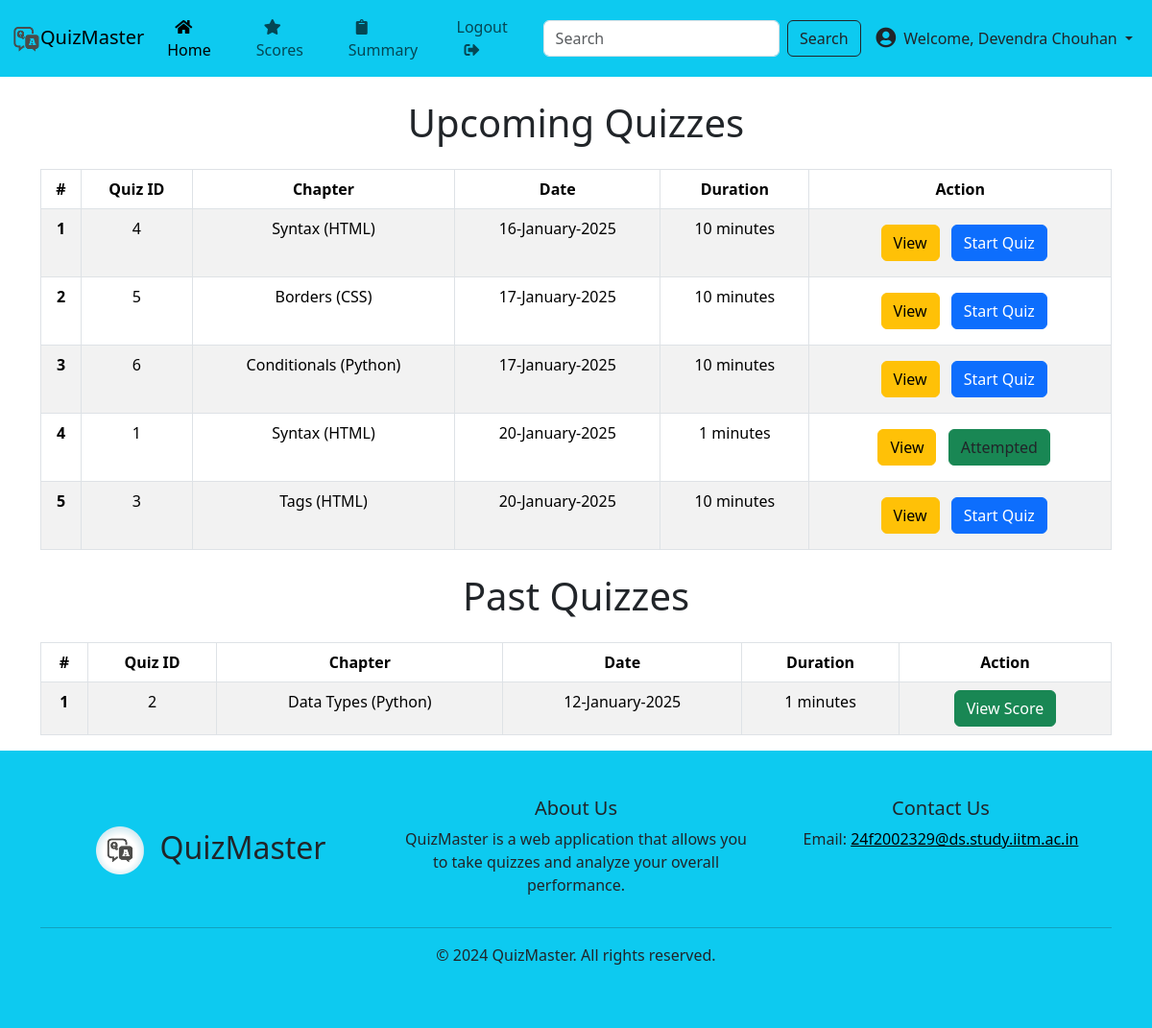
Page /user/dashboard (signed in) on the committed database.
### app/models/models.py (models this page shows)
class Quiz(db.Model):
    id = db.Column(db.Integer, primary_key=True)
    quiz_date = db.Column(db.DateTime, nullable=True)
    quiz_endtime = db.Column(db.DateTime, nullable=True)
    duration = db.Column(db.Integer, nullable=False)
    status = db.Column(db.String(20), default='pending')
    chapter_id = db.Column(db.Integer, db.ForeignKey('chapter.id'), nullable=False)
    questions = db.relationship('Question', backref='quiz', lazy=True)

class Chapter(db.Model):
    id = db.Column(db.Integer, primary_key=True)
    name = db.Column(db.String(100), nullable=False)
    subject_id = db.Column(db.Integer, db.ForeignKey('subject.id'), nullable=False)
    quizzes = db.relationship('Quiz', backref='chapter', lazy=True)

class Subject(db.Model):
    id = db.Column(db.Integer, primary_key=True)
    name = db.Column(db.String(100), nullable=False)
    desc = db.Column(db.String(200), nullable=True)
    chapters = db.relationship('Chapter', backref='subject', lazy=True)

### app/routes/user.py (the view)
@user_blueprint.route('/dashboard')
def dashboard():
    if 'user_id' not in session or session['user_id'] == 0:
        return render_template('index.html')
    upcoming_quizzes = Quiz.query.filter(Quiz.quiz_endtime >= datetime.today()).order_by(Quiz.quiz_date).all()
    past_quizzes = Quiz.query.filter(Quiz.quiz_endtime < datetime.today()).order_by(Quiz.quiz_date.desc()).all()
    results = Result.query.filter_by(user_id=session['user_id']).all()
    now = datetime.now()
    return render_template('user/user_dashboard.html', username=session['username'], quizzes=upcoming_quizzes, results=results, past_quizzes=past_quizzes, now=now)

### app/templates/user/user_dashboard.html
{% extends "base.html" %}
{% block content %}
<section class="vh-90 content">
    <div class="container text-center">
        <h1 class="my-4">Upcoming Quizzes</h1>
        {% if quizzes %}
            <table class="table table-striped table-bordered">
                <thead>
                    <tr>
                        <th scope="col">#</th>
                        <th scope="col">Quiz ID</th>
                        <th scope="col">Chapter</th>
                        <th scope="col">Date</th>
                        <th scope="col">Duration</th>
                        <th scope="col">Action</th>
                    </tr>
                </thead>
                <tbody>
                    {% for quiz in quizzes %}
                    <tr>
                        <th scope="row">{{ loop.index }}</th>
                        <td>{{ quiz.id }}</td>
                        <td>{{ quiz.chapter.name }} ({{ quiz.chapter.subject.name }})</td>
                        <td>{{ quiz.quiz_date.strftime('%d-%B-%Y') }}</td>
                        <td>{{ quiz.duration }} minutes</td>
                        <td>
                            <a href="{{ url_for('user.view_quiz', quiz_id=quiz.id) }}" class="btn btn-warning my-2 mx-2">View</a>
                            {% set result = results | selectattr('quiz_id', 'equalto', quiz.id) | list %}
                            {% if result %}
                                <a href="{{ url_for('user.quiz_score', quiz_id=quiz.id )}}" class="text-dark btn btn-success">Attempted</a>
                            {% else %}
                                <a href="{{ url_for('user.instructions', quiz_id=quiz.id) }}" class="btn btn-primary">Start Quiz</a>
                            {% endif %}
                        </td>
                    </tr>
                    {% endfor %}
                </tbody>
            </table>
        {% else %}
            <p>No upcoming quizzes.</p>
        {% endif %}
    </div>
    <div class="container text-center">
        <h1 class="my-4">Past Quizzes</h1>
        {% if past_quizzes %}
            <table class="table table-striped table-bordered">
                <thead>
                    <tr>
                        <th scope="col">#</th>
                        <th scope="col">Quiz ID</th>
                        <th scope="col">Chapter</th>
                        <th scope="col">Date</th>
                        <th scope="col">Duration</th>
                        <th scope="col">Action</th>
                    </tr>
                </thead>
                <tbody>
                    {% for quiz in past_quizzes %}
                    <tr>
                        <th scope="row">{{ loop.index }}</th>
                        <td>{{ quiz.id }}</td>
                        <td>{{ quiz.chapter.name }} ({{ quiz.chapter.subject.name }})</td>
                        <td>{{ quiz.quiz_date.strftime('%d-%B-%Y') }}</td>
                        <td>{{ quiz.duration }} minutes</td>
                        <td>
                            <a href="{{ url_for('user.quiz_score', quiz_id=quiz.id) }}" class="btn btn-success">View Score</a>
                        </td>
                    </tr>
                    {% endfor %}
                </tbody>
            </table>
        {% else %}
            <p>No past quizzes.</p>
        {% endif %}
    </div>
</section>
{% endblock %}

### app/static/css/style.css (style rules this page uses)
body, html { height: 90vh; }
.content { min-height: 80vh; }

### rows in the picture
Quiz: id "4", chapter.name "Syntax", chapter.subject.name "HTML", quiz_date "16-January-2025", duration "10"
Quiz: id "5", chapter.name "Borders", chapter.subject.name "CSS", quiz_date "17-January-2025", duration "10"
Quiz: id "6", chapter.name "Conditionals", chapter.subject.name "Python", quiz_date "17-January-2025", duration "10"
Quiz: id "1", chapter.name "Syntax", chapter.subject.name "HTML", quiz_date "20-January-2025", duration "1"
Quiz: id "3", chapter.name "Tags", chapter.subject.name "HTML", quiz_date "20-January-2025", duration "10"
Quiz: id "2", chapter.name "Data Types", chapter.subject.name "Python", quiz_date "12-January-2025", duration "1"

### other values in the picture
{{ session.get('full_name') or 'Profile' }} "Devendra Chouhan"
